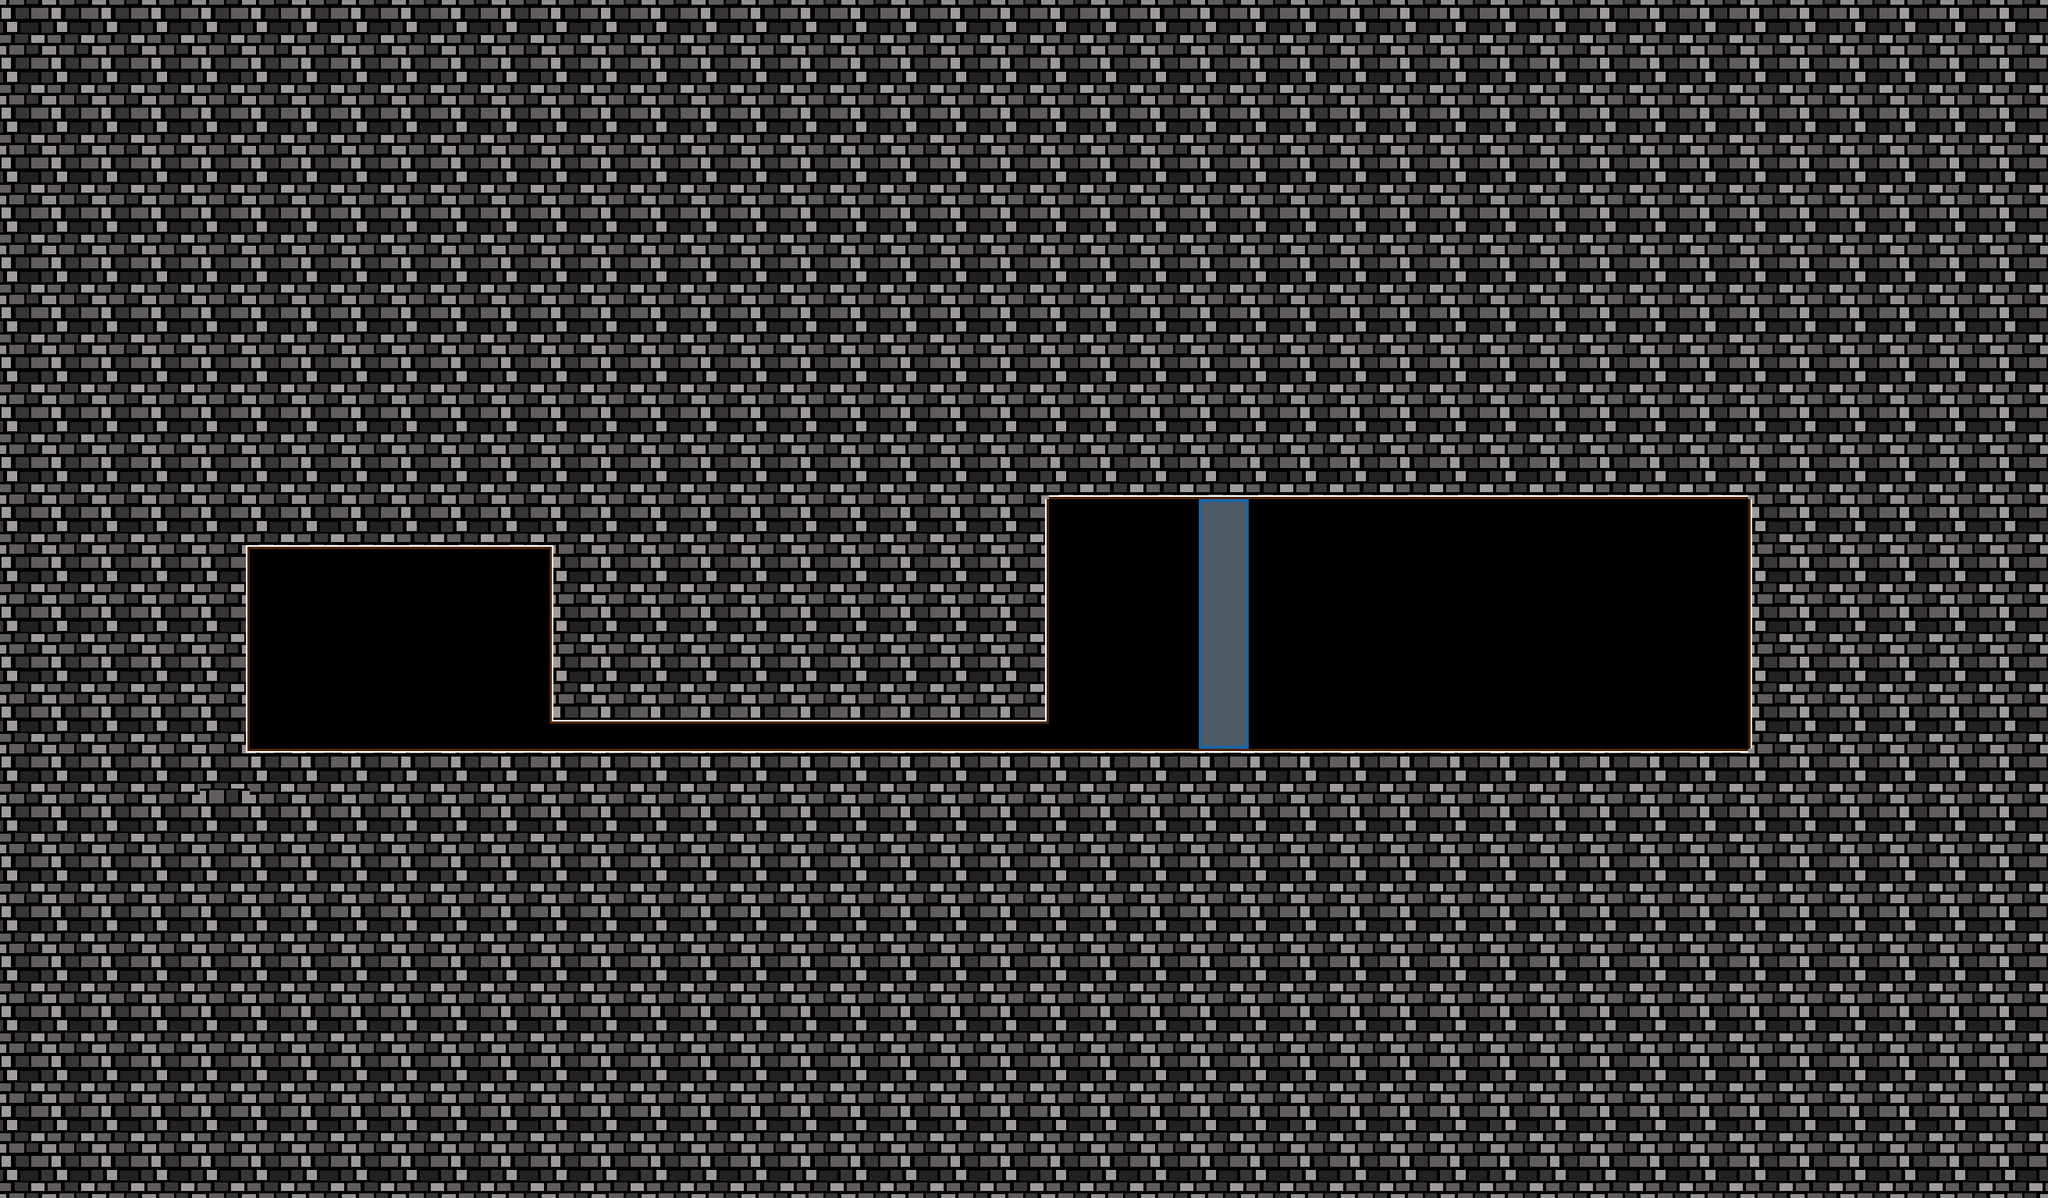

This game map was drawn from its Tiled (.tmx) file and the tilesets committed beside it. A one-line description and the trimmed map source follow:
An orthogonal 41x24 tile map with 64x64 px tiles, 4 tile layers (Camada de Tiles 1, visual, glass, fundo) and 2 objects (Player Spawn).

<map version="1.0" orientation="orthogonal" width="41" height="24" tilewidth="64" tileheight="64">
 <tileset firstgid="1" name="brick_tiles" tilewidth="64" tileheight="64">
  <image source="../tilesets/brick_tiles.png" width="576" height="512" />
 </tileset>
 <layer name="Camada de Tiles 1" width="41" height="24">
  <properties>
   <property name="tileset" value="brick_tiles" />
  </properties>
  <data>[984 cells, 880 non-empty, 8 distinct tile ids]</data>
 </layer>
 <objectgroup name="wallGrip" width="41" height="24" />
 <objectgroup color="#ff557f" name="playerSpawn" width="41" height="24">
  <properties>
   <property name="type" value="Rat" />
  </properties>
  <object name="Player Spawn" x="448" y="832" width="128" height="128">
   <properties>
    <property name="type" value="Rat" />
   </properties>
  </object>
 </objectgroup>
 <objectgroup name="floor" width="41" height="24" />
 <layer name="visual" width="41" height="24">
  <properties>
   <property name="nocollides" value="true" />
   <property name="tileset" value="brick_tiles" />
  </properties>
  <data>[984 cells, 10 non-empty, 3 distinct tile ids]</data>
 </layer>
 <layer name="glass" width="41" height="24">
  <properties>
   <property name="tileset" value="brick_tiles" />
  </properties>
  <data>[984 cells, 72 non-empty, 5 distinct tile ids]</data>
 </layer>
 <objectgroup name="naomi" width="41" height="24">
  <object x="1857" y="870" width="63" height="90" />
 </objectgroup>
 <layer name="fundo" width="41" height="24">
  <properties>
   <property name="nocollides" value="true" />
   <property name="tileset" value="brick_tiles" />
  </properties>
  <data>[984 cells, 0 non-empty, 0 distinct tile ids]</data>
 </layer>
</map>
